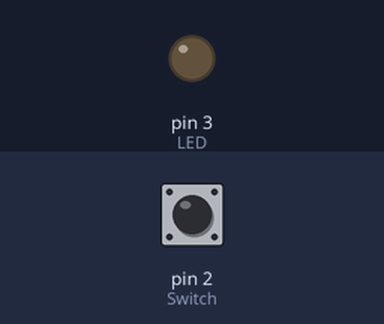
This sketch was run on a simulated Arduino Uno, built with avr-gcc and run on an emulated ATmega328P. Shown: output pins drawn as LEDs (lit = HIGH). The inputs (shaded band) are chosen by the test bench; at power-on: pin 2 (Switch) LOW.

Above: at 1.2 s.
1.3 s: pin 2 (Switch) pulled HIGH for 0.15 s
At 2.2 s:
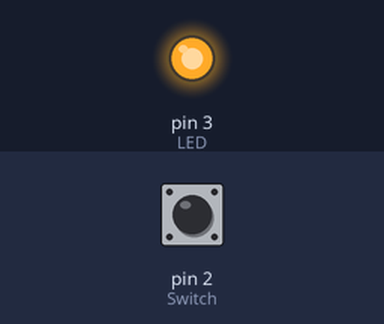
2.9 s: pin 2 (Switch) pulled HIGH for 1 s
At 3.4 s:
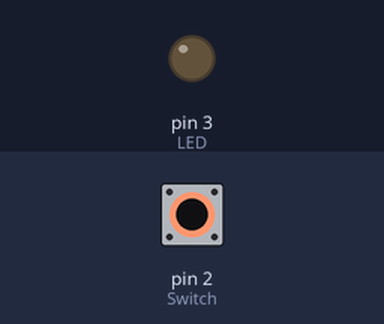
5.4 s: pin 2 (Switch) pulled HIGH for 3.2 s
At 6.5 s:
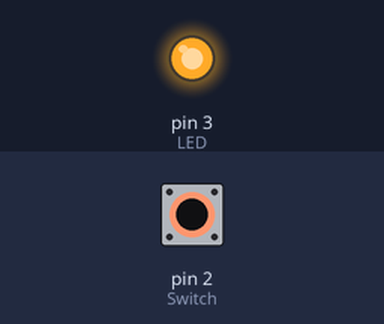
Timing chart, 0 to 8.4 s (numbered marks = the images above; inputs shaded):
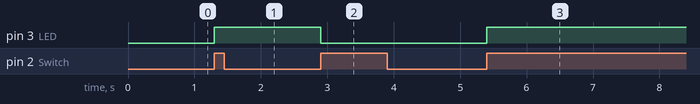

Measured:
- after the input at 1.3 s, pin 3 (LED): LOW → HIGH at once
- after the input at 2.9 s, pin 3 (LED): HIGH → LOW at once
- after the input at 5.4 s, pin 3 (LED): LOW → HIGH at once

The sketch:

Example3.ino
```cpp
const int Switch = 2, LED = 3;
int state = 0, LEDstate=0;


void setup(){
  pinMode(Switch, INPUT);
  pinMode(LED, OUTPUT);
}

void loop(){
  if (state == 0 && digitalRead(Switch) == HIGH) {
    state = 1;
    LEDstate=!LEDstate;
  }
  if (state == 1 && digitalRead(Switch) == LOW) {
    state = 0;
  }
  digitalWrite(LED, LEDstate);
}
```
